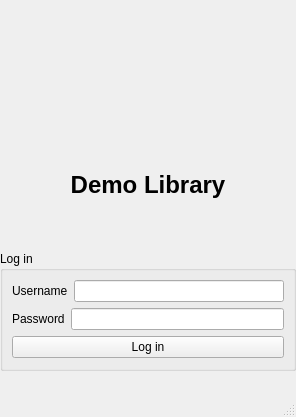
<?xml version="1.0" encoding="UTF-8"?>
<ui version="4.0">
 <class>MainWindow</class>
 <widget class="QMainWindow" name="MainWindow">
  <property name="geometry">
   <rect>
    <x>0</x>
    <y>0</y>
    <width>296</width>
    <height>417</height>
   </rect>
  </property>
  <property name="windowTitle">
   <string>MainWindow</string>
  </property>
  <widget class="QWidget" name="centralwidget">
   <widget class="QWidget" name="layoutWidget">
    <property name="geometry">
     <rect>
      <x>0</x>
      <y>0</y>
      <width>296</width>
      <height>371</height>
     </rect>
    </property>
    <layout class="QVBoxLayout" name="verticalLayout_2">
     <item>
      <widget class="QLabel" name="label_logo">
       <property name="text">
        <string/>
       </property>
      </widget>
     </item>
     <item>
      <widget class="QLabel" name="label_title">
       <property name="text">
        <string>&lt;html&gt;&lt;head/&gt;&lt;body&gt;&lt;p align=&quot;center&quot;&gt;&lt;span style=&quot; font-size:18pt; font-weight:600;&quot;&gt;Demo Library&lt;/span&gt;&lt;/p&gt;&lt;/body&gt;&lt;/html&gt;</string>
       </property>
      </widget>
     </item>
     <item>
      <widget class="QGroupBox" name="groupBox">
       <property name="title">
        <string>Log in</string>
       </property>
       <layout class="QVBoxLayout" name="verticalLayout">
        <property name="sizeConstraint">
         <enum>QLayout::SetNoConstraint</enum>
        </property>
        <item>
         <layout class="QHBoxLayout" name="horizontalLayout">
          <item>
           <widget class="QLabel" name="label_username">
            <property name="text">
             <string>Username</string>
            </property>
           </widget>
          </item>
          <item>
           <widget class="QLineEdit" name="lineEdit_username"/>
          </item>
         </layout>
        </item>
        <item>
         <layout class="QHBoxLayout" name="horizontalLayout_2">
          <item>
           <widget class="QLabel" name="label_password">
            <property name="text">
             <string>Password</string>
            </property>
           </widget>
          </item>
          <item>
           <widget class="QLineEdit" name="lineEdit_password">
            <property name="echoMode">
             <enum>QLineEdit::Password</enum>
            </property>
           </widget>
          </item>
         </layout>
        </item>
        <item>
         <widget class="QPushButton" name="pushButton_login">
          <property name="text">
           <string>Log in</string>
          </property>
         </widget>
        </item>
       </layout>
      </widget>
     </item>
    </layout>
   </widget>
  </widget>
  <widget class="QMenuBar" name="menubar">
   <property name="geometry">
    <rect>
     <x>0</x>
     <y>0</y>
     <width>296</width>
     <height>22</height>
    </rect>
   </property>
  </widget>
  <widget class="QStatusBar" name="statusbar"/>
 </widget>
 <resources/>
 <connections/>
</ui>
